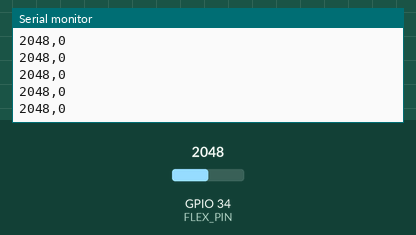
A sketch run on a simulated ESP32. On the bench: the last lines printed to the serial monitor. The test bench sets the inputs (shaded band); at power-on: GPIO 34 (FLEX_PIN) = 2048 (analog values on the 0–4095 scale).

Above: at 2.2 s.
2.3 s: GPIO 34 (FLEX_PIN) set to 2866
At 2.36 s:
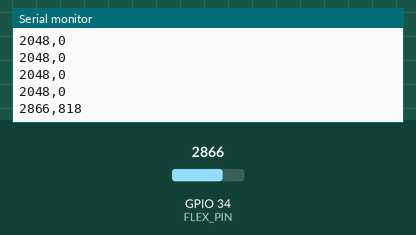
3.8 s: GPIO 34 (FLEX_PIN) set to 3040
At 3.86 s:
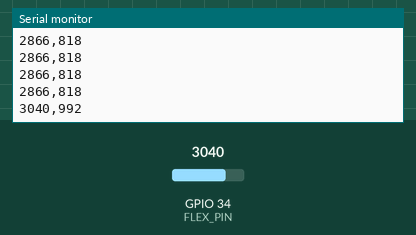
Timing chart, 0 to 6.8 s (numbered marks = the images above; inputs shaded):
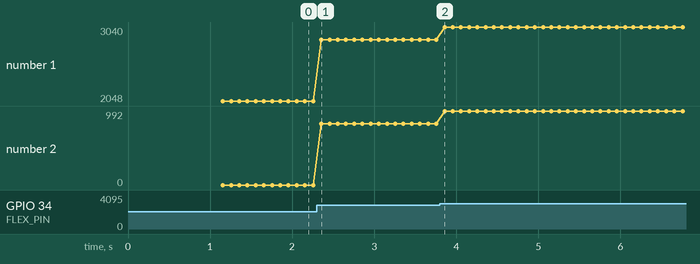

Measured:
- after the input at 2.3 s, the serial monitor: prints a new line after 0.06 s (image 1)
- after the input at 3.8 s, the serial monitor: prints a new line after 0.06 s (image 2)
- plotted number 1: 2048 → 2866 after the input at 2.3 s, 2866 → 3040 after the input at 3.8 s
- plotted number 2: 0 → 818 after the input at 2.3 s, 818 → 992 after the input at 3.8 s

The sketch:

flex_sensor_esp32.ino
```cpp
/*
  =====================================================================
  FLEX SENSOR - STANDALONE (ESP32)
  =====================================================================
  Sensor : 2.2" Flex Sensor (2-pin)
  Board  : ESP32 DevKit V1 (38-pin)
  Used for: arch bend detection (medial / rear / anterior arch zones)

  WIRING (voltage divider - no amplifier needed)
  --------------------------------------------------------------------
    3V3 -- [Flex Sensor] --+-- GPIO34
                             |
                         [33k ohm resistor] -- GND

    Flex sensor lead 1 -> 3V3
    Flex sensor lead 2 -> GPIO34 AND one leg of the 33k resistor
                           (shared junction)
    Resistor other leg -> GND

  This example uses a single flex sensor on GPIO34. For multiple flex
  sensors, repeat this exact divider circuit on other ADC1-capable
  pins (e.g. GPIO35, GPIO32) and duplicate the reading code below.

  NO LIBRARY REQUIRED - uses only the built-in analogRead().

  WHAT THIS DOES
  --------------------------------------------------------------------
  - Measures a resting baseline at startup (keep the sensor flat,
    unbent, during this step).
  - Smooths each reading by averaging several quick back-to-back ADC
    samples, which cancels out a lot of the ESP32 ADC's natural
    sample-to-sample noise.
  - Applies a small deadzone on top of that smoothing: any deviation
    from baseline smaller than FLEX_DEADZONE is reported as exactly 0,
    instead of jittering around small nonzero numbers at rest.
  - Prints raw ADC value and (filtered) deviation from baseline.

  TUNING
  --------------------------------------------------------------------
  - Still seeing small nonzero numbers at rest? Increase FLEX_DEADZONE.
  - Feels unresponsive, takes a firm bend to register? Decrease
    FLEX_DEADZONE, or increase SMOOTHING_SAMPLES instead.

  SERIAL OUTPUT FORMAT (115200 baud)
  --------------------------------------------------------------------
    flex_raw,flex_deviation
  =====================================================================
*/

// ---------------------- PIN DEFINITION ----------------------
#define FLEX_PIN 34

// ---------------------- NOISE FILTERING ----------------------
const int SMOOTHING_SAMPLES = 8;
const int FLEX_DEADZONE = 15; // raw ADC counts

// ---------------------- STATE ----------------------
int flexBaseline = 0;
int flexRaw = 0;
int flexDeviation = 0;

// ---------------------- TIMING ----------------------
unsigned long lastSampleTime = 0;
const unsigned long SAMPLE_INTERVAL_MS = 100; // 10 Hz

// Reads a pin multiple times back-to-back and returns the average,
// which smooths out a lot of the ADC's natural sample-to-sample noise.
int readSmoothed(int pin) {
  long sum = 0;
  for (int i = 0; i < SMOOTHING_SAMPLES; i++) {
    sum += analogRead(pin);
  }
  return sum / SMOOTHING_SAMPLES;
}

void setup() {
  Serial.begin(115200);
  while (!Serial && millis() < 3000) { delay(10); }

  Serial.println();
  Serial.println(F("====================================="));
  Serial.println(F(" Flex Sensor - Standalone Test"));
  Serial.println(F("====================================="));

  analogReadResolution(12); // 12-bit ADC, 0-4095
  pinMode(FLEX_PIN, INPUT);

  Serial.println(F("Calibrating baseline - keep sensor flat, no bend..."));
  delay(500);
  long sum = 0;
  const int calSamples = 50;
  for (int i = 0; i < calSamples; i++) {
    sum += readSmoothed(FLEX_PIN);
    delay(10);
  }
  flexBaseline = sum / calSamples;

  Serial.print(F("Baseline: "));
  Serial.println(flexBaseline);

  Serial.println();
  Serial.println(F("Ready. Bend the sensor to test."));
  Serial.println(F("flex_raw,flex_deviation"));

  lastSampleTime = millis();
}

void loop() {
  unsigned long now = millis();
  if (now - lastSampleTime < SAMPLE_INTERVAL_MS) {
    return;
  }
  lastSampleTime = now;

  flexRaw = readSmoothed(FLEX_PIN);

  int dev = abs(flexRaw - flexBaseline);
  flexDeviation = (dev < FLEX_DEADZONE) ? 0 : dev;

  Serial.print(flexRaw);
  Serial.print(',');
  Serial.println(flexDeviation);
}
```
